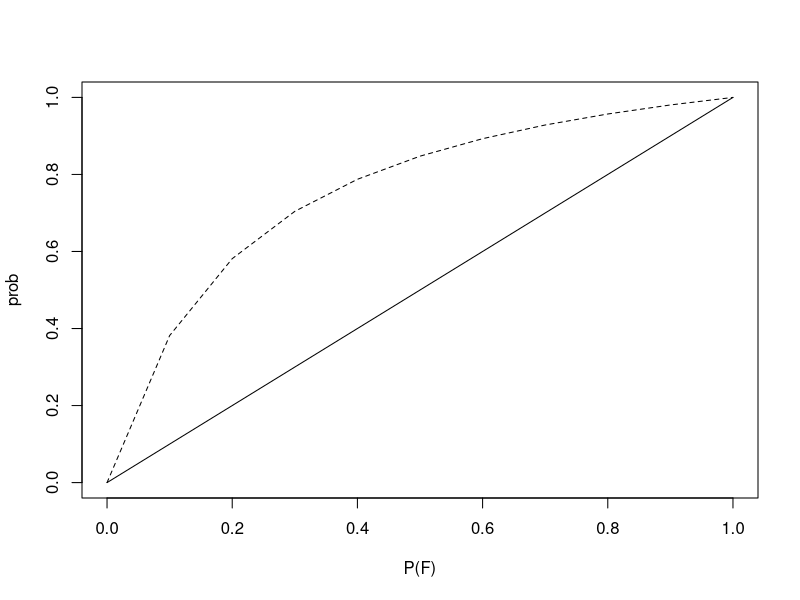
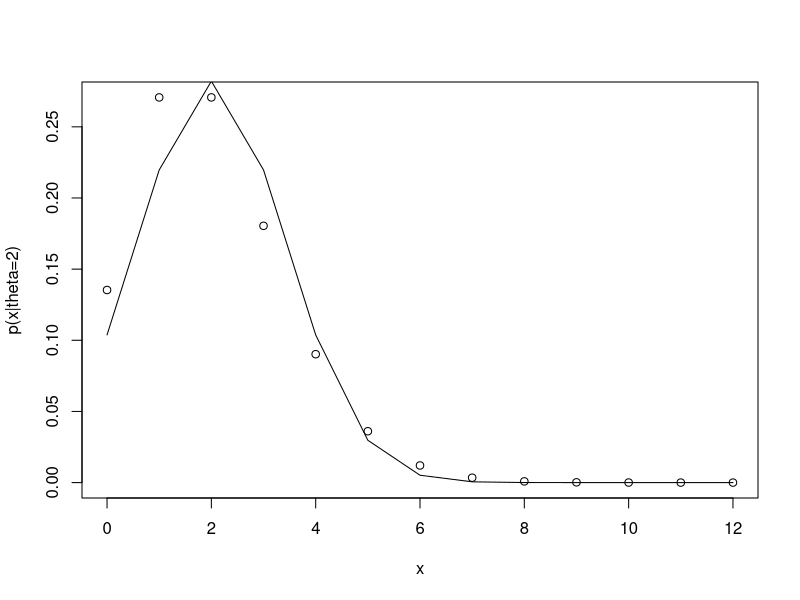
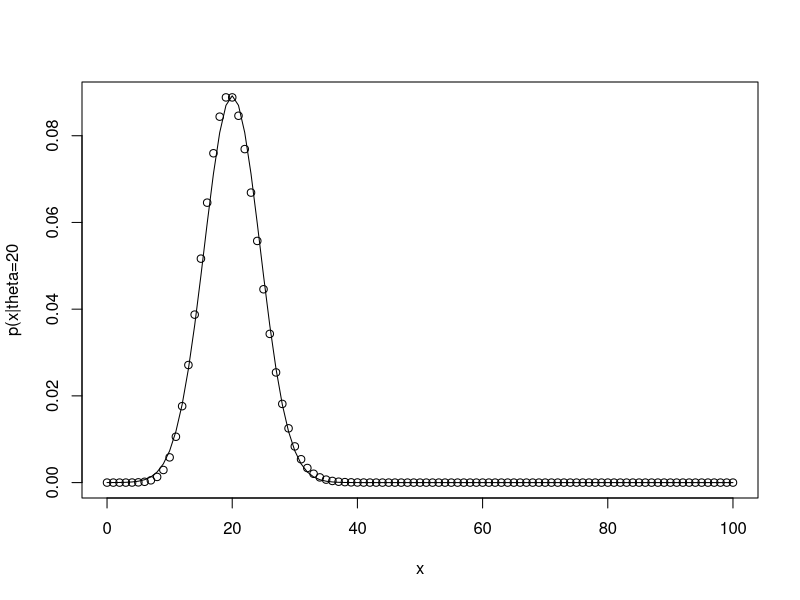
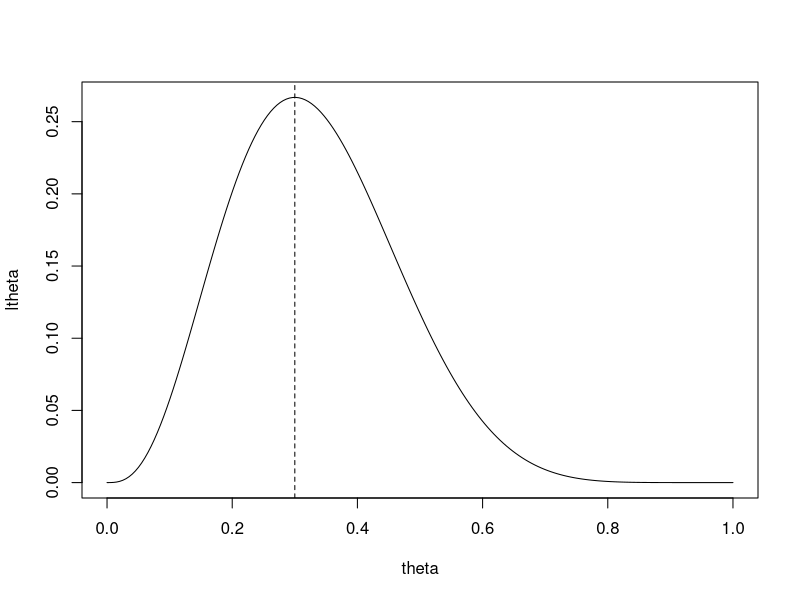
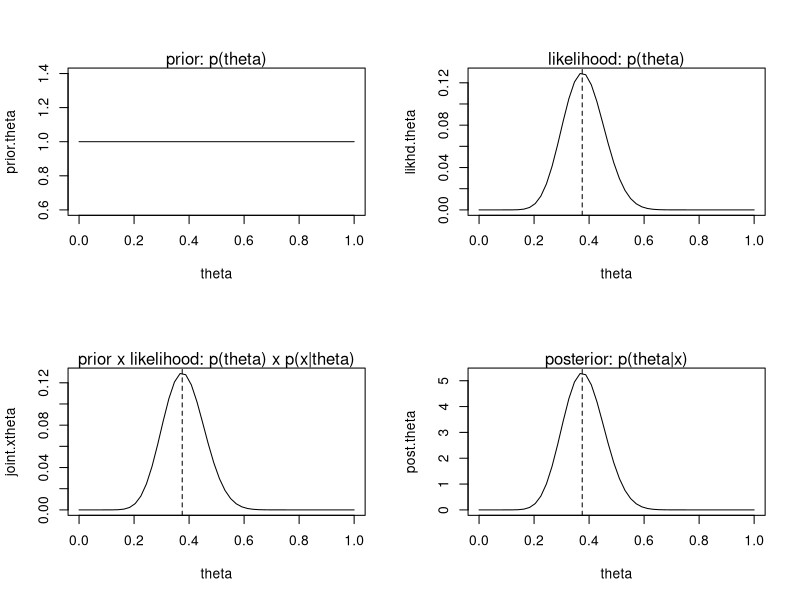

Recreate these plots in R, in order.
# p.27
aa<-function(pf) {50*pf/(41*pf+9)}
x<-c(0:10)*0.1
x
prob<-aa(x)
plot(x,x,type = "l",xlab = "P(F)",ylab = "prob")
lines(x,prob,lty=2)

# p.31
post.prob<-function(s,prior){
  if(s==1){
    post<-0.95*prior/(0.95*prior+0.7*(1-prior))
  }
  else
    post<-0.05*prior/(0.05*prior+0.3*(1-prior))
}

prior<-c(1:13)
post<-c(1:12)
data<-c(1,0,1,1,1,1,1,1,1,0,1,0)
prob<-matrix(0,12,2)
prior[1]<-0.9
for(i in 1:12){
  post[i]<-post.prob(data[i],prior[i])
  prob[i,]<-c(prior[i],post[i])
  prior[i+1]<-post[i]
}
prob

# 연습문제1 : 어느 도시에 거주하는 주민들 중 약 2%가 색맹이라고 하자. 
#  만약 색맹을 검사가 이때 옳게 판정할 확률(true positive), 아닌데 옳게 판정할 확률 0.001(false positive,1종오류)
#  이때의 수식은?
postProbEye<-function(e,prior){
  if(e==0.02){
    post<-0.98*prior/(0.98*prior+0.001*(1-prior)) # 사후확률1 
    # 무작위 주민이 색맹인 경우 0.02*0.98 , false positive - 0.98*0.001
  }
  else
    post<-0.02*prior/(0.02*prior+0.999*(1-prior)) #사후확률2 
  # 무작이 주민이 색맹인데 검사x(2종오류), 아닌데 검사x(false negative) 
} # 사전 사후 확률을 계속 곱해주는 함수 

prior<-c(1:2)
post<-c(1:1)
data<-c(0.02,0.02)
prob<-matrix(0,2,2)
prior[1]<-0.02
for(i in 1:2){
  post[i]<-post.prob(data[i],prior[i])
  prob[i,]<-c(prior[i],post[i])
  prior[i+1]<-post[i]
} #posterior 의 길이 만큼 반복해 줌 
prob # 1,2번째 다 양성일 경우
# 1번 환자는 사전확률 0.02 사후확률 0.03으로 사후확률이 1.5배 크다(odds ratio)
# 2번 환자는 사전확률 0.03 사후확률 0.0005로 앞사람에 비해 오진가능성이 커서 사후확률이 적다


library("ggplot2")
par(mflow=c(1,2))
x<-c(0:12)
plot(x,dpois(x,2),xlab = "x",ylab = "p(x|theta=2)")
lines(x,dnorm(x,2,sqrt(2)),lty=1)
x<-c(0:100)
plot(x,dpois(x,20),xlab = "x",ylab = "p(x|theta=20")
lines(x,dnorm(x,20,sqrt(20)),lty=1)

#베르누이 시행의 우도함수 10번 중 p가 3일 때
theta=seq(0,1,length = 200)
ltheta=120*theta^3*(1-theta)^7
plot(theta,ltheta,type = "l")
abline(v=0.3,lty=2)

#이때 x고정일때 최대를 만들어주는 theta가 MLE

#########################################################
# 고전적 통계추론의 문제점
# 고전적 추론은 가상적인 반복시험을 반복하기 때문에 실제와는 다르다

theta=seq(0.1,0.9,0.1)
x=5;n=20
joint=theta**x*(1-theta)**(n-x)
s.joint=sum(joint)
post=joint/s.joint
post

# 이항분포에서의 베이지안 추론
# theta ~beta(a,b)
a=1; b=1
# X ~ B(n,theta)
n=40; x=15

theta = seq(0,1,length.out = 50)
prior.theta = dbeta(theta,a,b) #prior
likhd.theta = dbinom(x,n,theta)
joint.xtheta = prior.theta * likhd.theta
post.theta = dbeta(theta,a+x,b+n-x) # 음수가 되면 안그려짐 ,beta(16,26)

# 시각화
par(mfrow=c(2,2))
plot(theta,prior.theta,type = "l")
abline(v=(a-1)/(a-1+b-1),lty=2)
mtext("prior: p(theta)",side=3)

plot(theta,likhd.theta,type = "l")
abline(v=x/n,lty=2)
mtext("likelihood: p(theta)",side = 3)

plot(theta,joint.xtheta,type = "l")
abline(v=(a+x-1)/(a+b+n-2),lty=2)
mtext("prior x likelihood: p(theta) x p(x|theta)",side = 3)


plot(theta,post.theta,type = "l")
abline(v=(a+x-1)/(a+b+n-2),lty=2)
mtext("posterior: p(theta|x)",side = 3)
